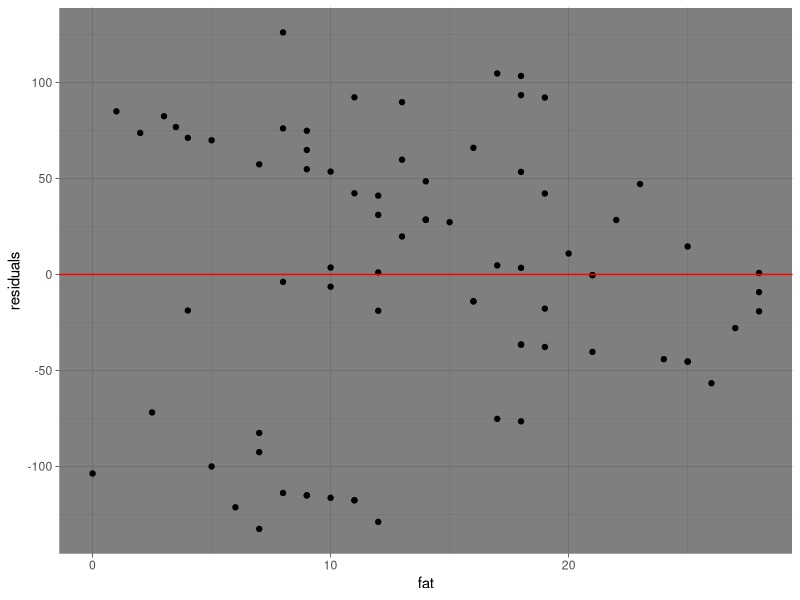
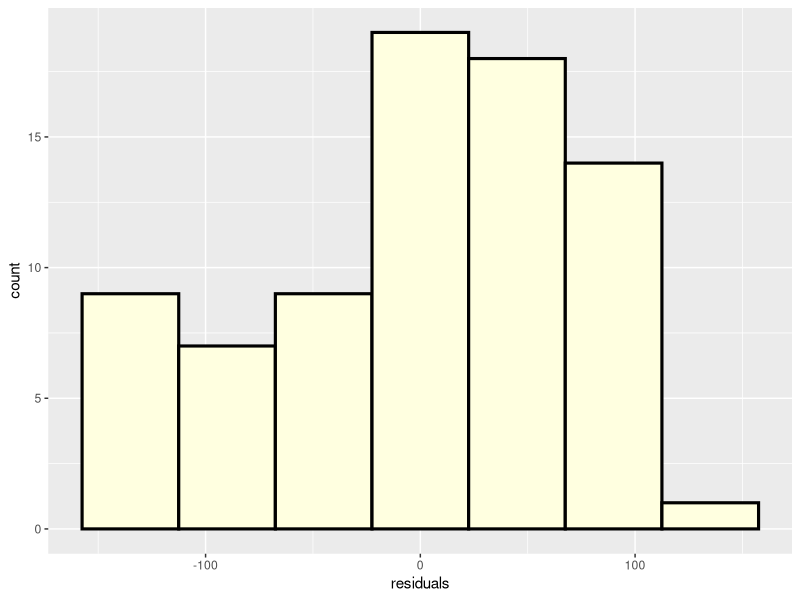
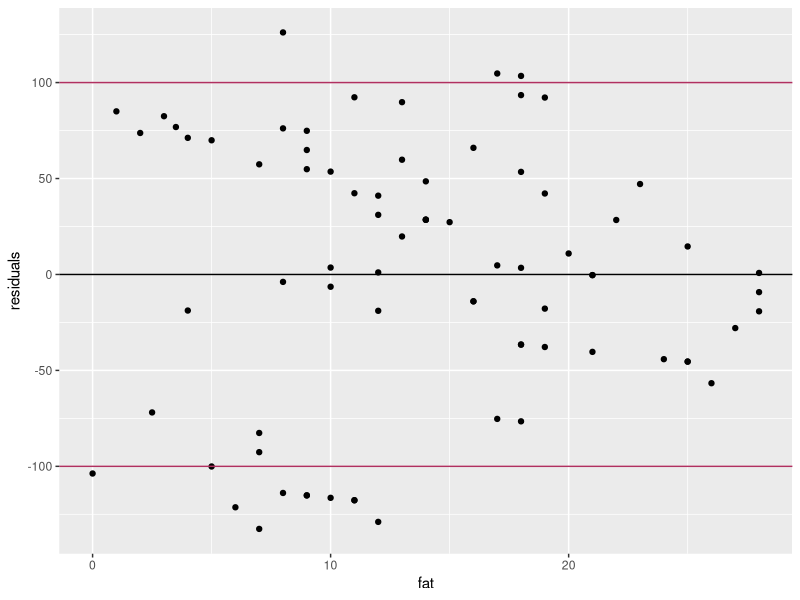

These figures' R source, in order:
## ---- chunk 1
library(tidyverse)
library(here)
## ---- chunk 2
# Replace the _____ with the correct file name
df <- read_csv(here('starbucks.csv'))
## ---- chunk 3
m1 <- lm(calories~fat,data=df)
summary(m1)

## ---- chunk 4
m2 <- lm(calories~carb,data=df)
summary(m2)
## ---- chunk 5
df_mod<-df %>% mutate(pred_calories = 183.734 + 11.267*fat, residuals = calories-pred_calories)

df_mod
## ---- chunk 6
ggplot(df_mod,aes(x=fat,y=residuals))+
geom_point()+
  geom_hline(yintercept = 0, colour='red')+theme_dark()
## ---- chunk 7
ggplot(df_mod, aes(x=residuals))+

 geom_histogram(fill='lightyellow',color='black',binwidth=45,alpha=5,size=1.070)
## ---- chunk 8
ggplot(df_mod, aes(x=fat, y=residuals))+

 geom_point()+

 geom_hline(yintercept=0)+

 geom_hline(yintercept=100, colour='maroon')+

 geom_hline(yintercept=-100, colour='maroon')
